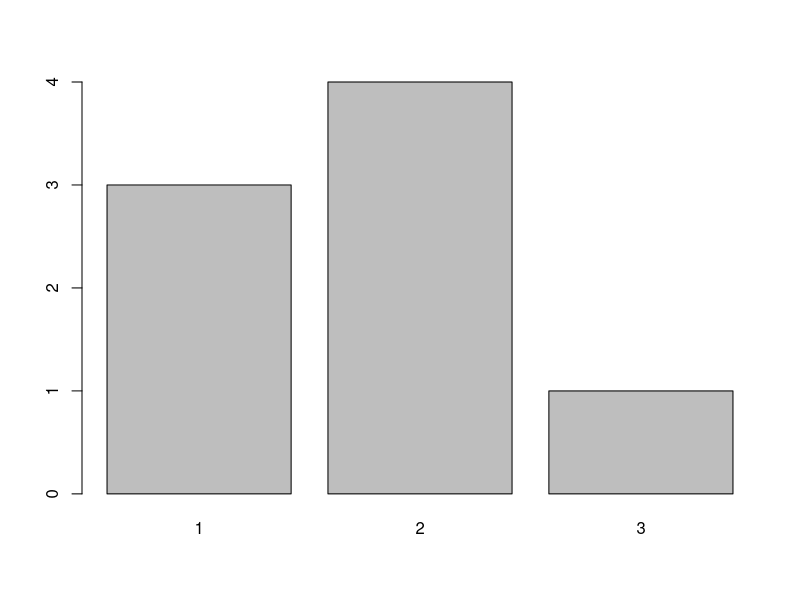
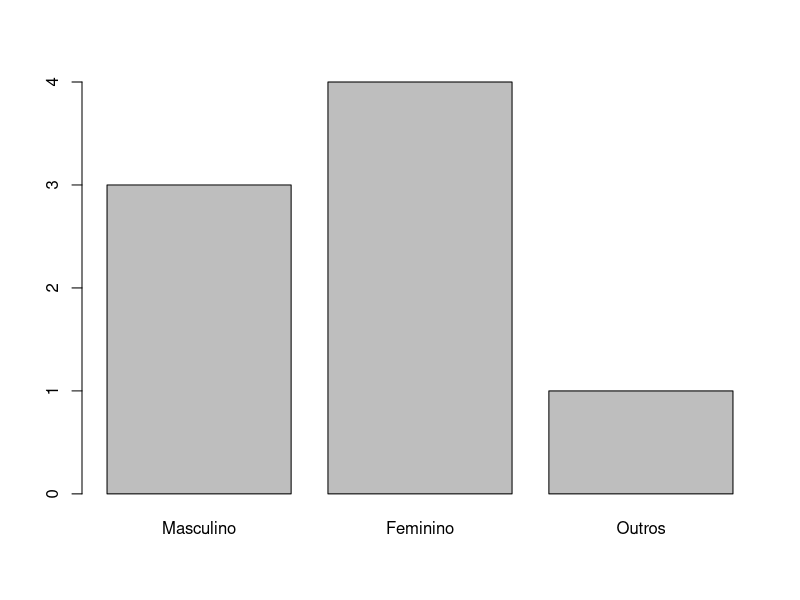
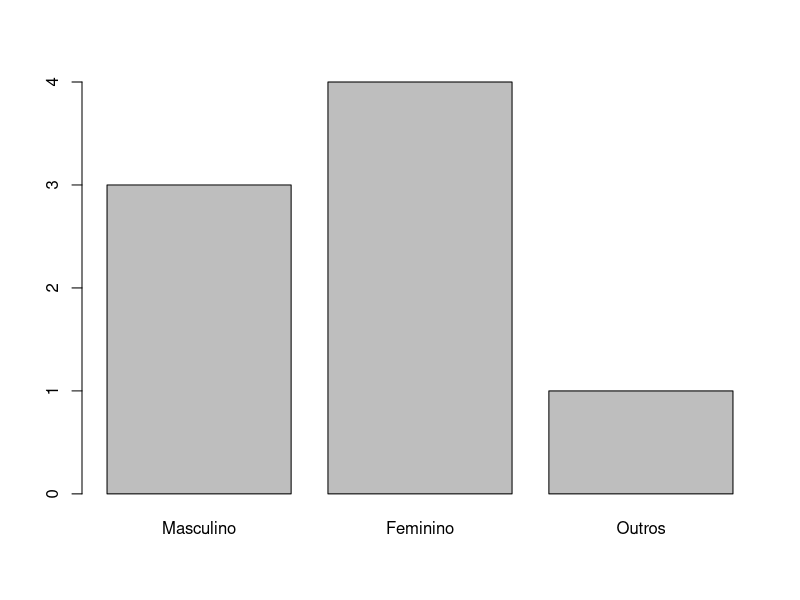
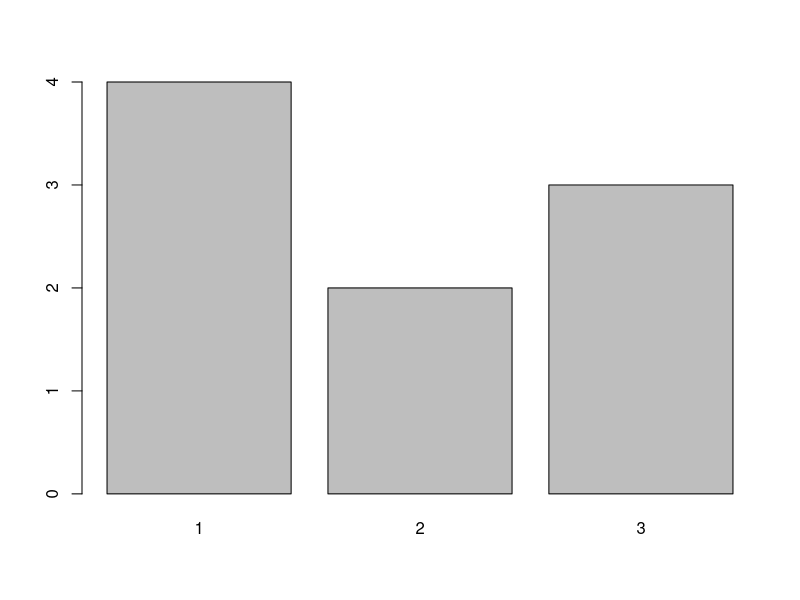
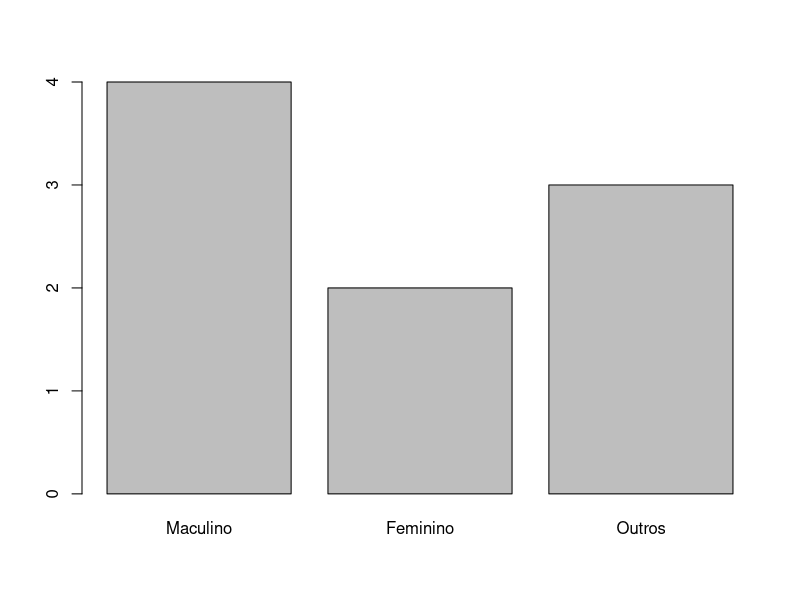
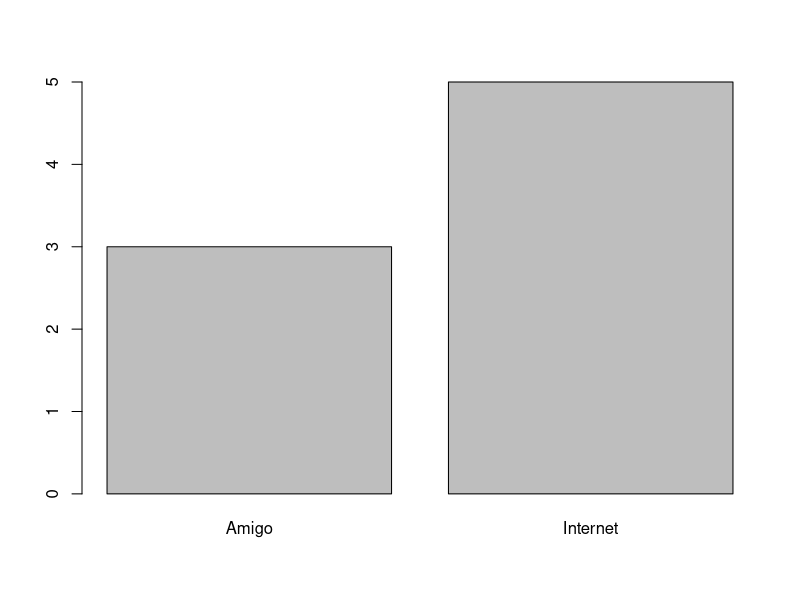
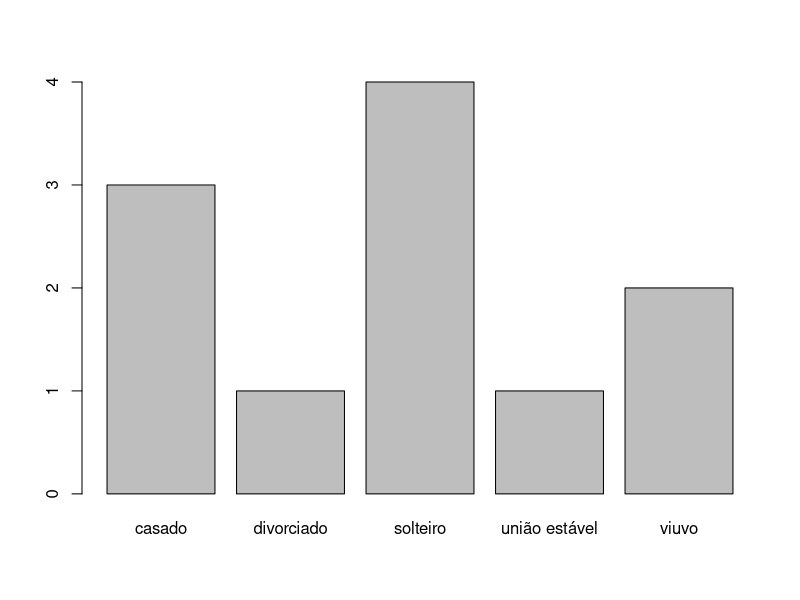
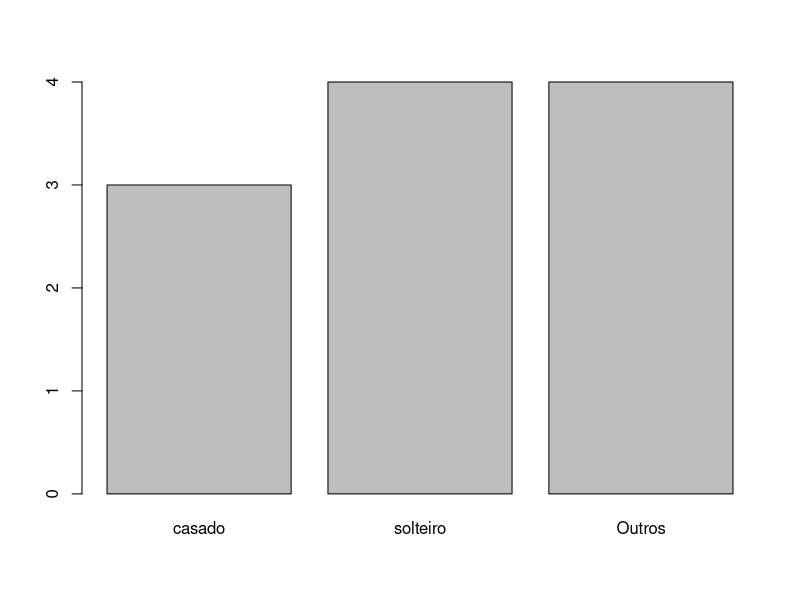

These figures' R source, in order:
# Fatores

genero <- c("2","2", "1", "1", "2", "3")
genero_ft <- as.factor(genero)
str(genero)
str(genero_ft)

a <- factor(c("2","2", "1", "1", "2", "3"))
str(a)

# ------------------------------------------------------------------
# Pesquisa
genero_ft[3]
genero_ft[2]

genero_ft[2:4]

genero_ft[length(genero_ft)]

genero_ft[2] <- 3
# ------------------------------------------------------------------
# Operações

genero_ft
produtos_online <- factor(c("Produto A", "Produto A", "Produto A", "Produto B", "Produto C", "Produto B"))
produtos_pres <- factor(c("Produto C", "Produto C", "Produto D", "Produto A", "Produto A"))

install.packages("forcats")
library(forcats)

vendas <- fct_c(produtos_online, produtos_pres)

genero_ft <- factor(c(1, 2, 2, 2, 2, 3, 1, 1)) 
plot(genero_ft)

a <- lvls_revalue(genero_ft, c("Masculino", "Feminino", "Outros"))
plot(a)

levels(genero_ft) <- c("Masculino", "Feminino", "Outros")
plot(genero_ft)


genero_ft <- factor(c(1, 1, 3, 2, 3, 1, 1, 2, 3))
plot(genero_ft)

b <- fct_recode(genero_ft, Maculino = "1", Feminino = "2", Outros = "3")
plot(b)

# ------------------------------------------------------------------
# Agrupamento de Grupos

como_soube <- factor(c("Internet", "INTERNET", "net", "Google", "Pesquisa na Web", "amigo", "amiga", "uma pessoa"))

c <- fct_collapse(como_soube, Internet=c("Internet", "INTERNET", "net", "Google", "Pesquisa na Web"), 
             Amigo=c("amigo", "amiga", "uma pessoa"))
plot(c)

estado_civil <- factor(c("solteiro", "solteiro","solteiro",  "viuvo", "divorciado", "solteiro",  "viuvo", "casado", "casado", "casado", "união estável"))
plot(estado_civil)

d <- fct_lump(estado_civil, 2, other_level = "Outros")
plot(d)

e <- fct_lump(estado_civil, 3, other_level = "Outros")
plot(e)

# ------------------------------------------------------------------
# Reordenação dos níveis de fator

escolaridade = factor(c("Superior", "Fundamental", "Fundamental",
                        "Pós-graduado", "Ensino_Médio"))
plot(escolaridade)

f <- fct_relevel(escolaridade, c("Fundamental", "Ensino_Médio", "Superior", "Pós-graduado"))
plot(f)

# Tipos de ordenação (Critérios para ordenação dos níveis de fator)
# Ordem alfabética
# Ordem Racional
# Ordenar por uma variável externa

faturamento <- c(30, 24, 12, 40, 20, 30, 44, 53)
escolaridade <- factor(c("Fundamental", "Superior", "Mestrado", "Doutorado",
                         "Doutorado", "Fundamental", "Mestrado", "Doutorado"))

fct_reorder(escolaridade, faturamento, mean)
fct_reorder(escolaridade, faturamento, sum)
